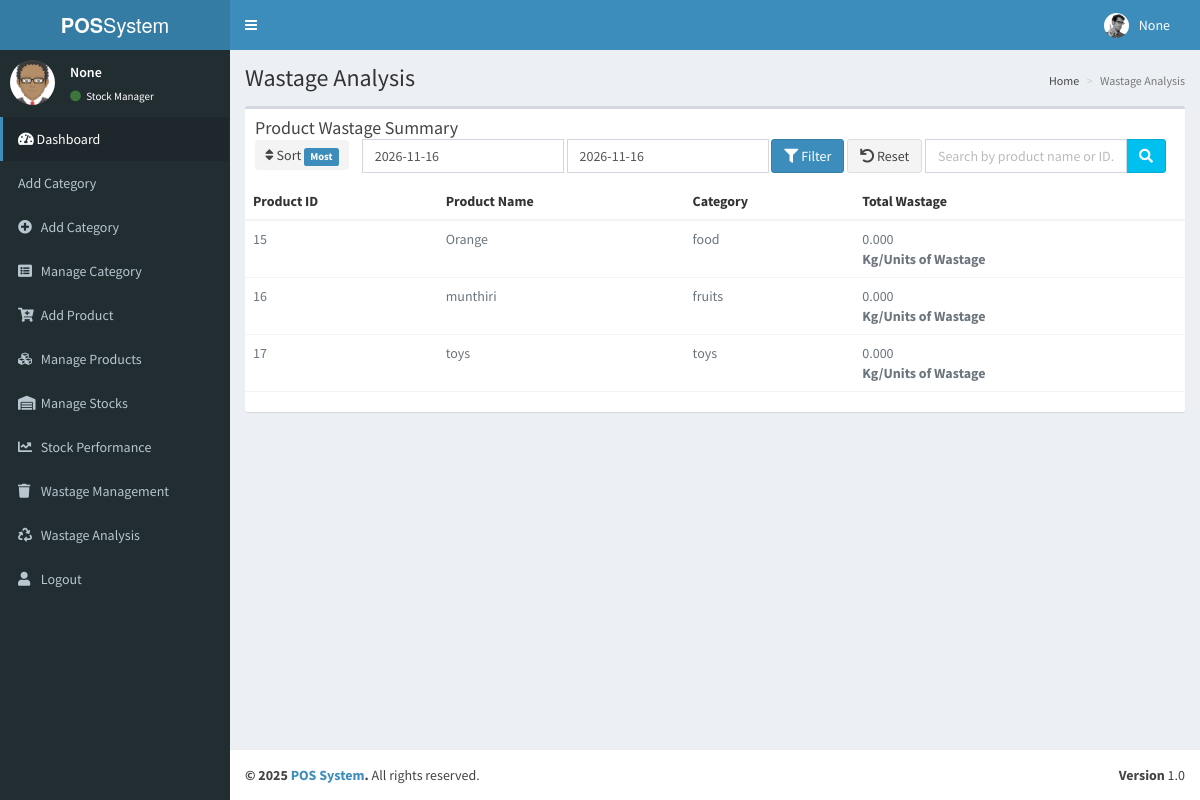
Screenshot of /wastage_report/ with the database file from the repository.
### stockmanager/models.py (models this page shows, shortened)
class Product(models.Model):
    product_name = models.CharField(max_length=100)
    category = models.ForeignKey(category, on_delete=models.SET_NULL, null=True, blank=True)
    buying_price = models.DecimalField(max_digits=10, decimal_places=2, default=0)
    selling_price = models.DecimalField(max_digits=10, decimal_places=2, default=0)
    quantity = models.DecimalField(max_digits=8, decimal_places=3, default=0)
    low_quantity = models.FloatField()
    date = models.DateField(null=True, blank=True)
    tax=models.IntegerField(default=0)
    Return=models.CharField(max_length=10,default='no')

class category(models.Model):
    category=models.CharField(max_length=60)

### stockmanager/views.py (the view)
# urls.py: path('wastage_report/', s_views.wastage_report, name='wastage_report'),
def wastage_report(request):
    ename = request.session.get('ename')
    email = request.session.get('email')
    user_id = request.session.get('id')
    username = request.session.get('username')
    today = datetime.now().date()
    default_start_date = today.strftime('%Y-%m-%d')
    default_end_date = today.strftime('%Y-%m-%d')
    start_date = request.GET.get('start_date', default_start_date)
    end_date = request.GET.get('end_date', default_end_date)
    search_query = request.GET.get('search', '')
    sort = request.GET.get('sort', 'quantity_desc')  # Default to most wastage
    try:
        start_date_obj = datetime.strptime(start_date, '%Y-%m-%d').date()
        end_date_obj = datetime.strptime(end_date, '%Y-%m-%d').date()
        if end_date_obj > today:
            end_date_obj = today
            end_date = today.strftime('%Y-%m-%d')
        if start_date_obj > end_date_obj:
            start_date_obj = end_date_obj
            start_date = end_date
    except ValueError:
        start_date = default_start_date
        end_date = default_end_date
        start_date_obj = today
        end_date_obj = today
    products = Product.objects.select_related('category').all()
    if search_query:
        products = products.filter(
            Q(product_name__icontains=search_query) |
            Q(id__icontains=search_query)
        )
    wastage_filters = {
        'date__range': [start_date_obj, end_date_obj]
    }
    wastage_data = Wastage.objects.filter(**wastage_filters).values('product_id').annotate(
        total_quantity=Sum('quantity'),
        last_date=Max('date')
    )
    wastage_map = {item['product_id']: item for item in wastage_data}
    product_wastage = []
    for product in products:
        wastage_info = wastage_map.get(product.id, {
            'total_quantity': 0,
            'last_date': None
        })
        product_wastage.append({
            'id': product.id,
            'name': product.product_name,
            'category': product.category.category if product.category else 'Uncategorized',
            'total_wastage': wastage_info['total_quantity'],
            'last_date': wastage_info['last_date'].strftime('%Y-%m-%d') if wastage_info['last_date'] else 'Never',
            'current_stock': product.quantity
        })
    if sort == 'quantity_desc':
        product_wastage.sort(key=lambda x: x['total_wastage'], reverse=True)
    elif sort == 'quantity_asc':
        product_wastage.sort(key=lambda x: x['total_wastage'])
    context = {
        'ename': ename,
        'email': email,
        'user_id': user_id,
        'username': username,
        'products': product_wastage,
        'start_date': start_date,
        'end_date': end_date,
        'search_query': search_query,
        'sort': sort,
    }
    return render(request, 'wastage_analysis.html', context)

### templates/wastage_analysis.html (shortened to what this page needs)
<!DOCTYPE html>
<html>
  <head>
    {% load static %}
    <link href="{% static 'adminp/bootstrap/css/bootstrap.min.css' %}" rel="stylesheet" type="text/css" />
    <link href="https://maxcdn.bootstrapcdn.com/font-awesome/4.3.0/css/font-awesome.min.css" rel="stylesheet" type="text/css" />
    <link href="http://code.ionicframework.com/ionicons/2.0.0/css/ionicons.min.css" rel="stylesheet" type="text/css" />
    <link href="{% static 'adminp/dist/css/AdminLTE.min.css' %}" rel="stylesheet" type="text/css" />
    <link href="{% static 'adminp/dist/css/skins/_all-skins.min.css' %}" rel="stylesheet" type="text/css" />
    <link rel="stylesheet" href="https://cdnjs.cloudflare.com/ajax/libs/font-awesome/5.15.4/css/all.min.css">
    <link rel="stylesheet" href="https://code.ionicframework.com/ionicons/2.0.1/css/ionicons.min.css">
  </head>
  <body class="skin-blue sidebar-mini">
    <div class="wrapper">
      <header class="main-header">
        <a href="../../index2.html" class="logo">
          <span class="logo-lg"><b>POS</b>System</span>
        </a>
       <nav class="navbar navbar-static-top" role="navigation">
            <a href="#" class="sidebar-toggle" data-toggle="offcanvas" role="button">
            </a>
          <div class="navbar-custom-menu">
            <ul class="nav navbar-nav">
              <li class="dropdown user user-menu">
                <a href="#" class="dropdown-toggle" data-toggle="dropdown">
                  <img src="{% static 'adminp/dist/img/user2-160x160.jpg' %}" class="user-image" alt="User Image"/>
                  <span class="hidden-xs">{{ username }}</span>
                </a>
              </li>
            </ul>
          </div>
        </nav>
      </header>
      <div class="content-wrapper">
        <section class="content-header">
          <h1>Wastage Analysis</h1>
          <ol class="breadcrumb">
            <li><a href="#"><i class="fa fa-dashboard"></i> Home</a></li>
            <li class="active">Wastage Analysis</li>
          </ol>
        </section>
        <aside class="main-sidebar">
          <section class="sidebar">
            <div class="user-panel">
              <div class="pull-left image">
                {% load static%}
                <img src="{% static 'adminp/dist/img/avatar.png' %}" class="img-circle" alt="User Image" />
              </div>
              <div class="pull-left info">
                <p>{{ename}}</p>
                <a href="#"><i class="fa fa-circle text-success"></i> Stock Manager</a>
              </div>
            </div>
            <ul class="sidebar-menu">
              <li class="active treeview">
                <a href="#">
                  <i class="fas fa-tachometer-alt"></i> <span>Dashboard</span>
                </a>
              </li>
              <li class="treeview">
                <a href="{%  url 'addcategory' %}">
                  <span>Add Category</span>
                </a>
              </li>
              <li>
                <li class="treeview">
                  <a href="{% url 'addcategory' %}">
                    <i class="fa fa-plus-circle"></i>
                    <span>Add Category</span>
                  </a>
                </li>
                <li>
                  <a href="{% url 'mcategory' %}">
                    <i class="fa fa-list-alt"></i>
                    <span>Manage Category</span>
                  </a>
                </li>
                <li>
                  <a href="{% url 'add_product' %}">
                    <i class="fa fa-cart-plus"></i>
                    <span>Add Product</span>
                  </a>
                </li>
                <li>
                  <a href="{% url 'manage_product' %}">
                    <i class="fa fa-cubes"></i>
                    <span>Manage Products</span>
                  </a>
                </li>
                <li>
                  <a href="{% url 'manage_stock' %}">
                    <i class="fa fa-warehouse"></i>
                    <span>Manage Stocks</span>
                  </a>
                </li>
                <li>
                  <a href="{% url 'stock_performance' %}">
                    <i class="fa fa-chart-line"></i>
                    <span>Stock Performance</span>
                  </a>
                </li>
                <li>
                  <a href="{% url 'wastage_management' %}">
                    <i class="fa fa-trash"></i>
                    <span>Wastage Management</span>
                  </a>
                </li>
                <li>
                  <a href="{% url 'wastage_report' %}">
                    <i class="fa fa-recycle"></i>
                    <span>Wastage Analysis</span>
                  </a>
                </li>
                <li>
                  <a href="{% url 'logout' %}">
                    <i class="fa fa-user"></i>
                    <span>Logout</span>
                  </a>
                </li>
            </ul>
          </section>
        </aside>
        <section class="content">
          <div class="row">
            <div class="col-xs-12">
              <div class="box">
                <div class="box-header">
                  <h3 class="box-title">Product Wastage Summary</h3>
                  <form method="get" action="" class="form-inline">
                    <div class="sort-dropdown">
                      <div class="sort-icon" onclick="toggleSortOptions()">
                        <i class="fa fa-sort"></i> Sort
                        {% if sort == 'quantity_desc' %}
                        <span class="label label-primary">Most</span>
                        {% elif sort == 'quantity_asc' %}
                        <span class="label label-primary">Least</span>
                        {% endif %}
                      </div>
                    </div>
                    <div class="form-group date-filter">
                      <input type="text" name="start_date" class="form-control datepicker"
                             placeholder="Start Date" value="{{ start_date|default_if_none:'' }}">
                      <input type="text" name="end_date" class="form-control datepicker"
                             placeholder="End Date" value="{{ end_date|default_if_none:'' }}">
                      <button type="submit" class="btn btn-primary">
                        <i class="fa fa-filter"></i> Filter
                      </button>
                      <a href="{% url 'wastage_report' %}" class="btn btn-default">
                        <i class="fa fa-undo"></i> Reset
                      </a>
                    </div>
                    <div class="form-group search-bar">
                      <div class="input-group">
                        <input type="text" name="search" class="form-control"
                               placeholder="Search by product name or ID..." value="{{ search_query }}">
                        <span class="input-group-btn">
                          <button type="submit" class="btn btn-info">
                            <i class="fa fa-search"></i>
                          </button>
                        </span>
                      </div>
                    </div>
                  </form>
                </div>
                <div class="box-body table-responsive no-padding">
                  <table class="table table-hover">
                    <thead>
                      <tr>
                        <th>Product ID</th>
                        <th>Product Name</th>
                        <th>Category</th>
                        <th>Total Wastage</th>
                      </tr>
                    </thead>
                    <tbody>
                      {% for product in products %}
                      <tr class="{% if product.total_wastage == 0 %}zero-wastage{% endif %}">
                        <td>{{ product.id }}</td>
                        <td>{{ product.name }}</td>
                        <td>{{ product.category }}</td>
                        <td>{{ product.total_wastage|floatformat:3 }} <br><b>Kg/Units of Wastage</b></td>
                      </tr>
                      {% endfor %}
                    </tbody>
                  </table>
                </div>
                <div class="box-footer clearfix">
                </div>
              </div>
            </div>
          </div>
        </section>
      </div>
      <footer class="main-footer">
        <div class="pull-right hidden-xs">
          <b>Version</b> 1.0
        </div>
        <strong>&copy; 2025<a href="http://almsaeedstudio.com">  <span> POS System</span></span></a>.</strong> All rights reserved.
      </footer>
    </div>
  </body>
</html>

### templates/wastage_analysis.html (style rules this page uses)
.zero-wastage { color: #6c757d; }
.search-bar, .date-filter { margin-bottom: 15px; }
.sort-dropdown { display: inline-block; margin-right: 10px; }
.sort-icon { cursor: pointer; padding: 5px 10px; background: #f4f4f4; border-radius: 4px; }

### rows the page displays
Product: name "Orange"
category: category "food"
Product: name "munthiri"
category: category "fruits"
Product: name "toys"
category: category "toys"

### other values shown
{{ username }} "None"
{{ ename }} "None"
{{ product.id }} "15" "16" "17"
{{ product.total_wastage|floatformat:3 }} "0.000" "0.000" "0.000"
